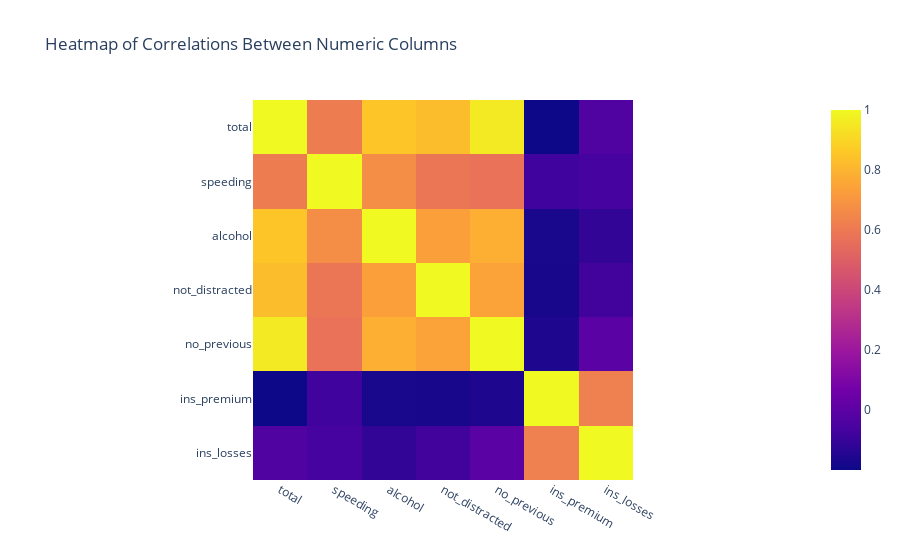

Here is the notebook cell this chart was saved with:
### Markdown cell above
**Interpretation:**

The boxplot would display the distribution of total crashes, split by whether the driver had no previous accidents (no_previous). It can provide insights into the impact of previous driving behavior on the likelihood of future crashes. For instance, a notable difference in the distributions might suggest that past behavior is a predictor of future incidents.

### Code cell
# plot 7: Heatmap of Correlations Between Numeric Columns
correlation = df.corr()
fig7 = px.imshow(correlation, title='Heatmap of Correlations Between Numeric Columns')
fig7.show()

### Figure 1 — Plotly figure (JSON) as saved in the notebook; plotly's stock layout.template omitted (floating-point values rounded to 4 significant figures)
{"data": [{"coloraxis": "coloraxis", "hovertemplate": "x: %{x}<br>y: %{y}<br>color: %{z}<extra></extra>", "name": "0", "type": "heatmap", "x": ["total", "speeding", "alcohol", "not_distracted", "no_previous", "ins_premium", "ins_losses"], "xaxis": "x", "y": ["total", "speeding", "alcohol", "not_distracted", "no_previous", "ins_premium", "ins_losses"], "yaxis": "y", "z": [[1, 0.6115, 0.8526, 0.8276, 0.9562, -0.1997, -0.03601], [0.6115, 1, 0.6697, 0.588, 0.572, -0.07767, -0.06593], [0.8526, 0.6697, 1, 0.7328, 0.7835, -0.1706, -0.1125], [0.8276, 0.588, 0.7328, 1, 0.7473, -0.1749, -0.07597], [0.9562, 0.572, 0.7835, 0.7473, 1, -0.1569, -0.006359], [-0.1997, -0.07767, -0.1706, -0.1749, -0.1569, 1, 0.6231], [-0.03601, -0.06593, -0.1125, -0.07597, -0.006359, 0.6231, 1]]}], "layout": {"coloraxis": {"colorscale": [[0, "#0d0887"], [0.1111, "#46039f"], [0.2222, "#7201a8"], [0.3333, "#9c179e"], [0.4444, "#bd3786"], [0.5556, "#d8576b"], [0.6667, "#ed7953"], [0.7778, "#fb9f3a"], [0.8889, "#fdca26"], [1, "#f0f921"]]}, "title": {"text": "Heatmap of Correlations Between Numeric Columns"}, "xaxis": {"anchor": "y", "constrain": "domain", "domain": [0, 1], "scaleanchor": "y"}, "yaxis": {"anchor": "x", "autorange": "reversed", "constrain": "domain", "domain": [0, 1]}}}
